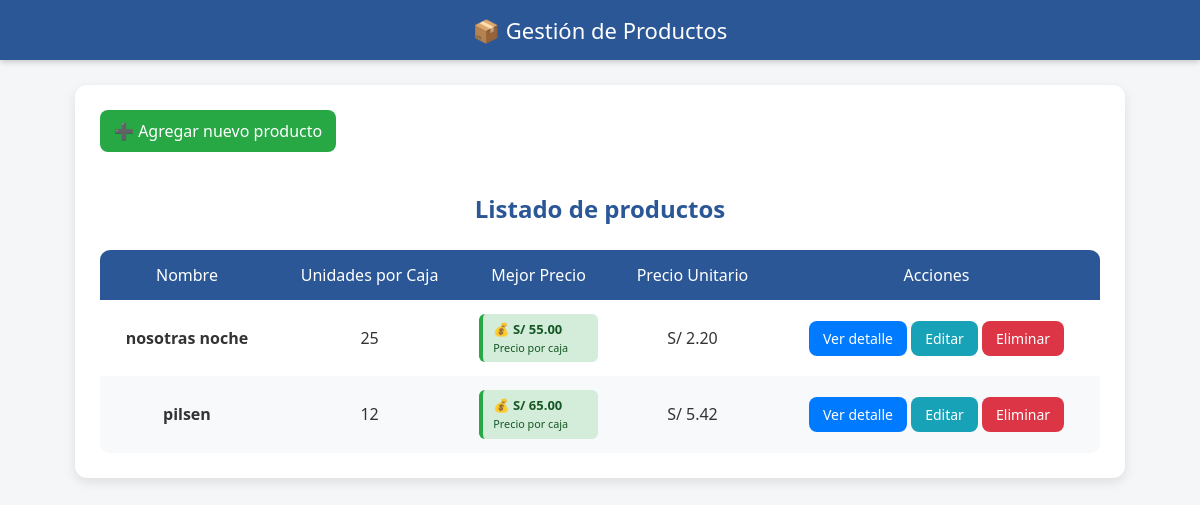
Before: / with the older database file.
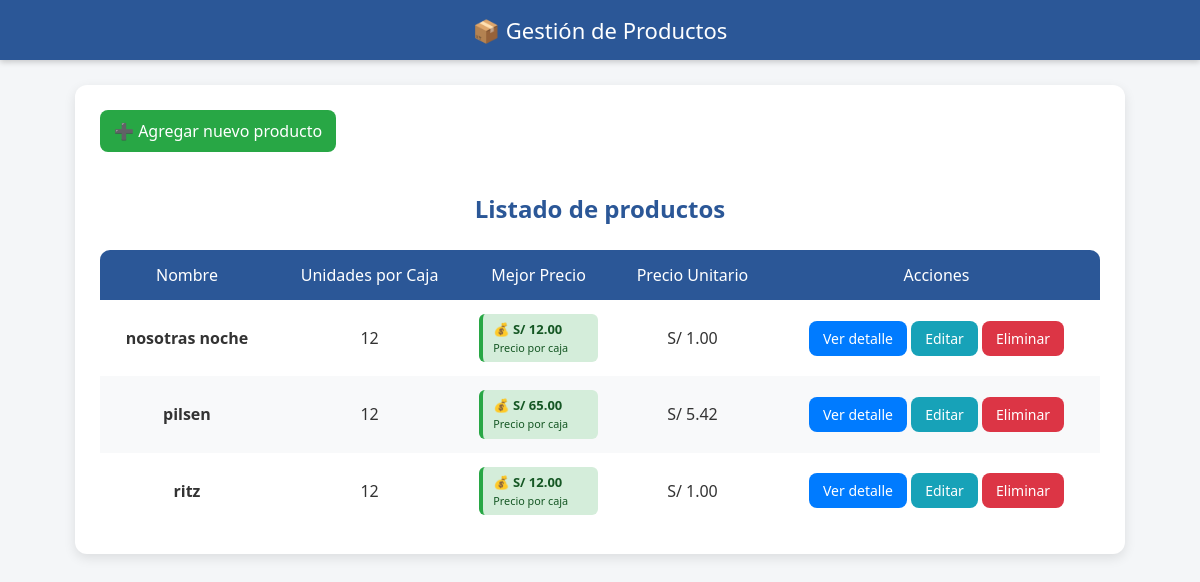
After: the same page with the newer database file.
### tables this page shows
CREATE TABLE "productos" (
    id INTEGER PRIMARY KEY AUTOINCREMENT,
    nombre TEXT UNIQUE,
    descripcion TEXT,
    precio_caja REAL,
    unidades_por_caja INTEGER,
    precio_unitario REAL
);

### app.py (the view)
@app.route("/")
def index():
    search = request.args.get("search", "")
    conn = conectar()
    cur = conn.cursor()
    if search:
        cur.execute("""
            SELECT * FROM productos
            WHERE nombre LIKE ? OR descripcion LIKE ?
            ORDER BY nombre ASC
        """, (f"%{search}%", f"%{search}%"))
    else:
        cur.execute("SELECT * FROM productos ORDER BY nombre ASC")
    productos = cur.fetchall()
    productos_con_precios = []
    for p in productos:
        cur.execute("""
            SELECT MIN(precio) as mejor_precio
            FROM precios
            WHERE producto_id = ?
        """, (p['id'],))
        resultado = cur.fetchone()
        mejor_precio = resultado['mejor_precio']
        precio_unitario = None
        if mejor_precio and p['unidades_por_caja']:
            precio_unitario = round(mejor_precio / p['unidades_por_caja'], 2)
        productos_con_precios.append({
            **dict(p),
            "mejor_precio": mejor_precio,
            "precio_unitario": precio_unitario
        })
    conn.close()
    return render_template("index.html", productos=productos_con_precios, search=search)

### app.py (called while the page is built)
def conectar():
    conn = sqlite3.connect(DB_PATH)
    conn.row_factory = sqlite3.Row
    return conn

### templates/index.html (shortened to what this page needs)
<!DOCTYPE html>
<html lang="es">
<head>
</head>
<body>
<header>📦 Gestión de Productos</header>
<div class="container">
    <a href="/agregar" class="add-product">➕ Agregar nuevo producto</a>
    <h2>Listado de productos</h2>
    {% if productos %}
        <table>
            <thead>
                <tr>
                    <th>Nombre</th>
                    <th>Unidades por Caja</th>
                    <th>Mejor Precio</th>
                    <th>Precio Unitario</th>
                    <th>Acciones</th>
                </tr>
            </thead>
            <tbody>
                {% for producto in productos %}
                    <tr>
                        <td><strong>{{ producto['nombre'] }}</strong></td>
                        <td>{{ producto['unidades_por_caja'] }}</td>
                        <td>
                            {% if producto['mejor_precio'] %}
                                <div class="best-price">
                                    💰 <strong>S/ {{ "%.2f"|format(producto['mejor_precio']) }}</strong><br>
                                    <small>Precio por caja</small>
                                </div>
                            {% else %}
                                <span style="color: gray;">Sin precios</span>
                            {% endif %}
                        </td>
                        <td>
                            {% if producto['precio_unitario'] %}
                                S/ {{ "%.2f"|format(producto['precio_unitario']) }}
                            {% else %}
                                <span style="color: gray;">-</span>
                            {% endif %}
                        </td>
                        <td>
                            <a href="/detalle/{{ producto['id'] }}" class="btn">Ver detalle</a>
                            <a href="/editar_producto/{{ producto['id'] }}" class="btn" style="background:#17a2b8;">Editar</a>
                            <a href="/eliminar/{{ producto['id'] }}" class="btn" style="background:#dc3545;">Eliminar</a>
                        </td>
                    </tr>
                {% endfor %}
            </tbody>
        </table>
    {% else %}
        <p>No hay productos registrados.</p>
    {% endif %}
</div>
</body>
</html>

### templates/index.html (style rules this page uses)
body { font-family: 'Segoe UI', Arial, sans-serif; background-color: #f4f6f8; margin: 0; padding: 0; color: #333; }
header { background-color: #2b5797; color: white; padding: 15px 25px; text-align: center; font-size: 22px; box-shadow: 0 2px 6px rgba(0,0,0,0.2); }
.container { max-width: 1000px; margin: 25px auto; background: white; border-radius: 12px; padding: 25px; box-shadow: 0 4px 12px rgba(0,0,0,0.1); }
h2 { color: #2b5797; text-align: center; margin-bottom: 25px; }
table { width: 100%; border-collapse: collapse; margin-top: 10px; border-radius: 10px; overflow: hidden; }
th, td { text-align: center; padding: 14px; }
th { background-color: #2b5797; color: white; font-weight: normal; }
tr:nth-child(even) { background-color: #f8f9fa; }
a.btn { display: inline-block; background-color: #007bff; color: white; padding: 8px 14px; border-radius: 8px; text-decoration: none; font-size: 14px; transition: 0.2s; }
.best-price { background: #d4edda; color: #155724; border-left: 4px solid #28a745; border-radius: 6px; padding: 6px 10px; font-size: 13px; line-height: 1.4; text-align: left; }
.add-product { background-color: #28a745; color: white; padding: 10px 14px; border-radius: 8px; text-decoration: none; display: inline-block; margin-bottom: 20px; transition: 0.2s; }

Changed rows visible on the page:
changed productos "nosotras noche": unidades_por_caja "25" → "12"; mejor_precio "55.00" → "12.00"; precio_unitario "2.20" → "1.00"
added productos: nombre "ritz", unidades_por_caja "12", mejor_precio "12.00", precio_unitario "1.00"
